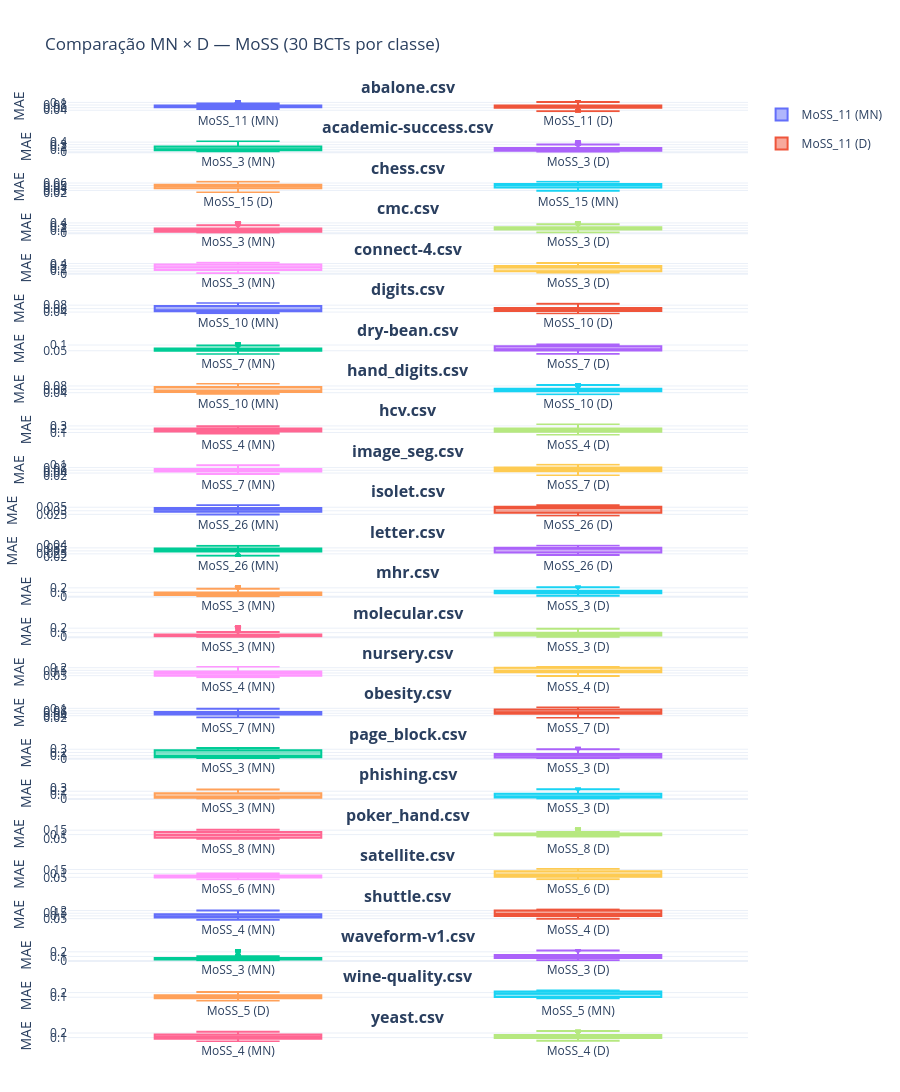

Notebook code for this chart:
### Code cell
import pandas as pd
import plotly.graph_objects as go
from plotly.subplots import make_subplots

# =========================
# 1. Carregar os dados
# =========================
df_mn = pd.read_csv("mn_30_bcts.csv")
df_d  = pd.read_csv("../exp_011/d_30_bcts.csv")

# =========================
# 2. Filtrar apenas MoSS
# =========================
df_mn["modelo"] = df_mn["modelo"].astype(str)
df_d["modelo"]  = df_d["modelo"].astype(str)

df_mn = df_mn[df_mn["modelo"].str.startswith("MoSS_")].copy()
df_d  = df_d[df_d["modelo"].str.startswith("MoSS_")].copy()

df_mn["origem"] = "MN"
df_d["origem"]  = "D"

# =========================
# 3. Unir os dados
# =========================
df = pd.concat([df_mn, df_d], ignore_index=True)

datasets = df["dataset"].unique()
n_datasets = len(datasets)

if n_datasets == 0:
    raise ValueError("Nenhum dataset encontrado após o filtro de MoSS.")

# =========================
# 4. Criar subplots
# =========================
fig = make_subplots(
    rows=n_datasets,
    cols=1,
    subplot_titles=[f"<b>{ds}</b>" for ds in datasets],
    vertical_spacing=0.03
)

# =========================
# 5. Plotar
# =========================
for i, ds in enumerate(datasets, 1):
    df_ds = df[df["dataset"] == ds].copy()

    # Ordem dos MODELOS (melhor → pior)
    ordem_modelos = (
        df_ds.groupby("modelo")["erro"]
        .median()
        .sort_values()
        .index
        .tolist()
    )

    x_order = []

    for modelo in ordem_modelos:
        df_mod = df_ds[df_ds["modelo"] == modelo]

        med_mn = df_mod[df_mod["origem"] == "MN"]["erro"].median()
        med_d  = df_mod[df_mod["origem"] == "D"]["erro"].median()

        # 🔥 decidir quem fica à esquerda
        if med_mn <= med_d:
            origens_ordenadas = ["MN", "D"]
        else:
            origens_ordenadas = ["D", "MN"]

        # registrar ordem no eixo X
        for origem in origens_ordenadas:
            x_order.append(f"{modelo} ({origem})")

            df_plot = df_mod[df_mod["origem"] == origem]
            if df_plot.empty:
                continue

            fig.add_trace(
                go.Box(
                    y=df_plot["erro"],
                    name=f"{modelo} ({origem})",
                    legendgroup=f"{modelo}_{origem}",
                    boxpoints="outliers",
                    showlegend=(i == 1)
                ),
                row=i,
                col=1
            )

    # 🔒 Forçar ordem correta no eixo X
    fig.update_xaxes(
        categoryorder="array",
        categoryarray=x_order,
        row=i,
        col=1
    )


# =========================
# 6. Layout final
# =========================
fig.update_layout(
    height=n_datasets * 450,
    template="plotly_white",
    title_text="Comparação MN × D — MoSS (30 BCTs por classe)",
    margin=dict(t=100, b=50, l=50, r=50),
    showlegend=True
)

fig.update_yaxes(title_text="MAE")
fig.update_xaxes(showgrid=False)

fig.show()

### Figure 1 — Plotly figure (JSON) as saved in the notebook; plotly's stock layout.template omitted (floating-point values rounded to 4 significant figures; data arrays with more than 128 entries replaced by an {"elided": "..."} marker saying what was removed)
{"data": [{"boxpoints": "outliers", "legendgroup": "MoSS_11_MN", "name": "MoSS_11 (MN)", "showlegend": true, "type": "box", "xaxis": "x", "y": {"elided": "300 float values"}, "yaxis": "y"}, {"boxpoints": "outliers", "legendgroup": "MoSS_11_D", "name": "MoSS_11 (D)", "showlegend": true, "type": "box", "xaxis": "x", "y": {"elided": "300 float values"}, "yaxis": "y"}, {"boxpoints": "outliers", "legendgroup": "MoSS_3_MN", "name": "MoSS_3 (MN)", "showlegend": false, "type": "box", "xaxis": "x2", "y": {"elided": "300 float values"}, "yaxis": "y2"}, {"boxpoints": "outliers", "legendgroup": "MoSS_3_D", "name": "MoSS_3 (D)", "showlegend": false, "type": "box", "xaxis": "x2", "y": {"elided": "300 float values"}, "yaxis": "y2"}, {"boxpoints": "outliers", "legendgroup": "MoSS_15_D", "name": "MoSS_15 (D)", "showlegend": false, "type": "box", "xaxis": "x3", "y": {"elided": "300 float values"}, "yaxis": "y3"}, {"boxpoints": "outliers", "legendgroup": "MoSS_15_MN", "name": "MoSS_15 (MN)", "showlegend": false, "type": "box", "xaxis": "x3", "y": {"elided": "300 float values"}, "yaxis": "y3"}, {"boxpoints": "outliers", "legendgroup": "MoSS_3_MN", "name": "MoSS_3 (MN)", "showlegend": false, "type": "box", "xaxis": "x4", "y": {"elided": "300 float values"}, "yaxis": "y4"}, {"boxpoints": "outliers", "legendgroup": "MoSS_3_D", "name": "MoSS_3 (D)", "showlegend": false, "type": "box", "xaxis": "x4", "y": {"elided": "300 float values"}, "yaxis": "y4"}, {"boxpoints": "outliers", "legendgroup": "MoSS_3_MN", "name": "MoSS_3 (MN)", "showlegend": false, "type": "box", "xaxis": "x5", "y": {"elided": "300 float values"}, "yaxis": "y5"}, {"boxpoints": "outliers", "legendgroup": "MoSS_3_D", "name": "MoSS_3 (D)", "showlegend": false, "type": "box", "xaxis": "x5", "y": {"elided": "300 float values"}, "yaxis": "y5"}, {"boxpoints": "outliers", "legendgroup": "MoSS_10_MN", "name": "MoSS_10 (MN)", "showlegend": false, "type": "box", "xaxis": "x6", "y": {"elided": "300 float values"}, "yaxis": "y6"}, {"boxpoints": "outliers", "legendgroup": "MoSS_10_D", "name": "MoSS_10 (D)", "showlegend": false, "type": "box", "xaxis": "x6", "y": {"elided": "300 float values"}, "yaxis": "y6"}, {"boxpoints": "outliers", "legendgroup": "MoSS_7_MN", "name": "MoSS_7 (MN)", "showlegend": false, "type": "box", "xaxis": "x7", "y": {"elided": "300 float values"}, "yaxis": "y7"}, {"boxpoints": "outliers", "legendgroup": "MoSS_7_D", "name": "MoSS_7 (D)", "showlegend": false, "type": "box", "xaxis": "x7", "y": {"elided": "300 float values"}, "yaxis": "y7"}, {"boxpoints": "outliers", "legendgroup": "MoSS_10_MN", "name": "MoSS_10 (MN)", "showlegend": false, "type": "box", "xaxis": "x8", "y": {"elided": "300 float values"}, "yaxis": "y8"}, {"boxpoints": "outliers", "legendgroup": "MoSS_10_D", "name": "MoSS_10 (D)", "showlegend": false, "type": "box", "xaxis": "x8", "y": {"elided": "300 float values"}, "yaxis": "y8"}, {"boxpoints": "outliers", "legendgroup": "MoSS_4_MN", "name": "MoSS_4 (MN)", "showlegend": false, "type": "box", "xaxis": "x9", "y": {"elided": "300 float values"}, "yaxis": "y9"}, {"boxpoints": "outliers", "legendgroup": "MoSS_4_D", "name": "MoSS_4 (D)", "showlegend": false, "type": "box", "xaxis": "x9", "y": {"elided": "300 float values"}, "yaxis": "y9"}, {"boxpoints": "outliers", "legendgroup": "MoSS_7_MN", "name": "MoSS_7 (MN)", "showlegend": false, "type": "box", "xaxis": "x10", "y": {"elided": "300 float values"}, "yaxis": "y10"}, {"boxpoints": "outliers", "legendgroup": "MoSS_7_D", "name": "MoSS_7 (D)", "showlegend": false, "type": "box", "xaxis": "x10", "y": {"elided": "300 float values"}, "yaxis": "y10"}, {"boxpoints": "outliers", "legendgroup": "MoSS_26_MN", "name": "MoSS_26 (MN)", "showlegend": false, "type": "box", "xaxis": "x11", "y": {"elided": "300 float values"}, "yaxis": "y11"}, {"boxpoints": "outliers", "legendgroup": "MoSS_26_D", "name": "MoSS_26 (D)", "showlegend": false, "type": "box", "xaxis": "x11", "y": {"elided": "300 float values"}, "yaxis": "y11"}, {"boxpoints": "outliers", "legendgroup": "MoSS_26_MN", "name": "MoSS_26 (MN)", "showlegend": false, "type": "box", "xaxis": "x12", "y": {"elided": "300 float values"}, "yaxis": "y12"}, {"boxpoints": "outliers", "legendgroup": "MoSS_26_D", "name": "MoSS_26 (D)", "showlegend": false, "type": "box", "xaxis": "x12", "y": {"elided": "300 float values"}, "yaxis": "y12"}, {"boxpoints": "outliers", "legendgroup": "MoSS_3_MN", "name": "MoSS_3 (MN)", "showlegend": false, "type": "box", "xaxis": "x13", "y": {"elided": "300 float values"}, "yaxis": "y13"}, {"boxpoints": "outliers", "legendgroup": "MoSS_3_D", "name": "MoSS_3 (D)", "showlegend": false, "type": "box", "xaxis": "x13", "y": {"elided": "300 float values"}, "yaxis": "y13"}, {"boxpoints": "outliers", "legendgroup": "MoSS_3_MN", "name": "MoSS_3 (MN)", "showlegend": false, "type": "box", "xaxis": "x14", "y": {"elided": "300 float values"}, "yaxis": "y14"}, {"boxpoints": "outliers", "legendgroup": "MoSS_3_D", "name": "MoSS_3 (D)", "showlegend": false, "type": "box", "xaxis": "x14", "y": {"elided": "300 float values"}, "yaxis": "y14"}, {"boxpoints": "outliers", "legendgroup": "MoSS_4_MN", "name": "MoSS_4 (MN)", "showlegend": false, "type": "box", "xaxis": "x15", "y": {"elided": "300 float values"}, "yaxis": "y15"}, {"boxpoints": "outliers", "legendgroup": "MoSS_4_D", "name": "MoSS_4 (D)", "showlegend": false, "type": "box", "xaxis": "x15", "y": {"elided": "300 float values"}, "yaxis": "y15"}, {"boxpoints": "outliers", "legendgroup": "MoSS_7_MN", "name": "MoSS_7 (MN)", "showlegend": false, "type": "box", "xaxis": "x16", "y": {"elided": "300 float values"}, "yaxis": "y16"}, {"boxpoints": "outliers", "legendgroup": "MoSS_7_D", "name": "MoSS_7 (D)", "showlegend": false, "type": "box", "xaxis": "x16", "y": {"elided": "300 float values"}, "yaxis": "y16"}, {"boxpoints": "outliers", "legendgroup": "MoSS_3_MN", "name": "MoSS_3 (MN)", "showlegend": false, "type": "box", "xaxis": "x17", "y": {"elided": "300 float values"}, "yaxis": "y17"}, {"boxpoints": "outliers", "legendgroup": "MoSS_3_D", "name": "MoSS_3 (D)", "showlegend": false, "type": "box", "xaxis": "x17", "y": {"elided": "300 float values"}, "yaxis": "y17"}, {"boxpoints": "outliers", "legendgroup": "MoSS_3_MN", "name": "MoSS_3 (MN)", "showlegend": false, "type": "box", "xaxis": "x18", "y": {"elided": "300 float values"}, "yaxis": "y18"}, {"boxpoints": "outliers", "legendgroup": "MoSS_3_D", "name": "MoSS_3 (D)", "showlegend": false, "type": "box", "xaxis": "x18", "y": {"elided": "300 float values"}, "yaxis": "y18"}, {"boxpoints": "outliers", "legendgroup": "MoSS_8_MN", "name": "MoSS_8 (MN)", "showlegend": false, "type": "box", "xaxis": "x19", "y": {"elided": "300 float values"}, "yaxis": "y19"}, {"boxpoints": "outliers", "legendgroup": "MoSS_8_D", "name": "MoSS_8 (D)", "showlegend": false, "type": "box", "xaxis": "x19", "y": {"elided": "300 float values"}, "yaxis": "y19"}, {"boxpoints": "outliers", "legendgroup": "MoSS_6_MN", "name": "MoSS_6 (MN)", "showlegend": false, "type": "box", "xaxis": "x20", "y": {"elided": "300 float values"}, "yaxis": "y20"}, {"boxpoints": "outliers", "legendgroup": "MoSS_6_D", "name": "MoSS_6 (D)", "showlegend": false, "type": "box", "xaxis": "x20", "y": {"elided": "300 float values"}, "yaxis": "y20"}, {"boxpoints": "outliers", "legendgroup": "MoSS_4_MN", "name": "MoSS_4 (MN)", "showlegend": false, "type": "box", "xaxis": "x21", "y": {"elided": "300 float values"}, "yaxis": "y21"}, {"boxpoints": "outliers", "legendgroup": "MoSS_4_D", "name": "MoSS_4 (D)", "showlegend": false, "type": "box", "xaxis": "x21", "y": {"elided": "300 float values"}, "yaxis": "y21"}, {"boxpoints": "outliers", "legendgroup": "MoSS_3_MN", "name": "MoSS_3 (MN)", "showlegend": false, "type": "box", "xaxis": "x22", "y": {"elided": "300 float values"}, "yaxis": "y22"}, {"boxpoints": "outliers", "legendgroup": "MoSS_3_D", "name": "MoSS_3 (D)", "showlegend": false, "type": "box", "xaxis": "x22", "y": {"elided": "300 float values"}, "yaxis": "y22"}, {"boxpoints": "outliers", "legendgroup": "MoSS_5_D", "name": "MoSS_5 (D)", "showlegend": false, "type": "box", "xaxis": "x23", "y": {"elided": "300 float values"}, "yaxis": "y23"}, {"boxpoints": "outliers", "legendgroup": "MoSS_5_MN", "name": "MoSS_5 (MN)", "showlegend": false, "type": "box", "xaxis": "x23", "y": {"elided": "300 float values"}, "yaxis": "y23"}, {"boxpoints": "outliers", "legendgroup": "MoSS_4_MN", "name": "MoSS_4 (MN)", "showlegend": false, "type": "box", "xaxis": "x24", "y": {"elided": "300 float values"}, "yaxis": "y24"}, {"boxpoints": "outliers", "legendgroup": "MoSS_4_D", "name": "MoSS_4 (D)", "showlegend": false, "type": "box", "xaxis": "x24", "y": {"elided": "300 float values"}, "yaxis": "y24"}], "layout": {"annotations": [{"font": {"size": 16}, "showarrow": false, "text": "<b>abalone.csv</b>", "x": 0.5, "xanchor": "center", "xref": "paper", "y": 1, "yanchor": "bottom", "yref": "paper"}, {"font": {"size": 16}, "showarrow": false, "text": "<b>academic-success.csv</b>", "x": 0.5, "xanchor": "center", "xref": "paper", "y": 0.9571, "yanchor": "bottom", "yref": "paper"}, {"font": {"size": 16}, "showarrow": false, "text": "<b>chess.csv</b>", "x": 0.5, "xanchor": "center", "xref": "paper", "y": 0.9142, "yanchor": "bottom", "yref": "paper"}, {"font": {"size": 16}, "showarrow": false, "text": "<b>cmc.csv</b>", "x": 0.5, "xanchor": "center", "xref": "paper", "y": 0.8713, "yanchor": "bottom", "yref": "paper"}, {"font": {"size": 16}, "showarrow": false, "text": "<b>connect-4.csv</b>", "x": 0.5, "xanchor": "center", "xref": "paper", "y": 0.8283, "yanchor": "bottom", "yref": "paper"}, {"font": {"size": 16}, "showarrow": false, "text": "<b>digits.csv</b>", "x": 0.5, "xanchor": "center", "xref": "paper", "y": 0.7854, "yanchor": "bottom", "yref": "paper"}, {"font": {"size": 16}, "showarrow": false, "text": "<b>dry-bean.csv</b>", "x": 0.5, "xanchor": "center", "xref": "paper", "y": 0.7425, "yanchor": "bottom", "yref": "paper"}, {"font": {"size": 16}, "showarrow": false, "text": "<b>hand_digits.csv</b>", "x": 0.5, "xanchor": "center", "xref": "paper", "y": 0.6996, "yanchor": "bottom", "yref": "paper"}, {"font": {"size": 16}, "showarrow": false, "text": "<b>hcv.csv</b>", "x": 0.5, "xanchor": "center", "xref": "paper", "y": 0.6567, "yanchor": "bottom", "yref": "paper"}, {"font": {"size": 16}, "showarrow": false, "text": "<b>image_seg.csv</b>", "x": 0.5, "xanchor": "center", "xref": "paper", "y": 0.6138, "yanchor": "bottom", "yref": "paper"}, {"font": {"size": 16}, "showarrow": false, "text": "<b>isolet.csv</b>", "x": 0.5, "xanchor": "center", "xref": "paper", "y": 0.5708, "yanchor": "bottom", "yref": "paper"}, {"font": {"size": 16}, "showarrow": false, "text": "<b>letter.csv</b>", "x": 0.5, "xanchor": "center", "xref": "paper", "y": 0.5279, "yanchor": "bottom", "yref": "paper"}, {"font": {"size": 16}, "showarrow": false, "text": "<b>mhr.csv</b>", "x": 0.5, "xanchor": "center", "xref": "paper", "y": 0.485, "yanchor": "bottom", "yref": "paper"}, {"font": {"size": 16}, "showarrow": false, "text": "<b>molecular.csv</b>", "x": 0.5, "xanchor": "center", "xref": "paper", "y": 0.4421, "yanchor": "bottom", "yref": "paper"}, {"font": {"size": 16}, "showarrow": false, "text": "<b>nursery.csv</b>", "x": 0.5, "xanchor": "center", "xref": "paper", "y": 0.3992, "yanchor": "bottom", "yref": "paper"}, {"font": {"size": 16}, "showarrow": false, "text": "<b>obesity.csv</b>", "x": 0.5, "xanchor": "center", "xref": "paper", "y": 0.3563, "yanchor": "bottom", "yref": "paper"}, {"font": {"size": 16}, "showarrow": false, "text": "<b>page_block.csv</b>", "x": 0.5, "xanchor": "center", "xref": "paper", "y": 0.3133, "yanchor": "bottom", "yref": "paper"}, {"font": {"size": 16}, "showarrow": false, "text": "<b>phishing.csv</b>", "x": 0.5, "xanchor": "center", "xref": "paper", "y": 0.2704, "yanchor": "bottom", "yref": "paper"}, {"font": {"size": 16}, "showarrow": false, "text": "<b>poker_hand.csv</b>", "x": 0.5, "xanchor": "center", "xref": "paper", "y": 0.2275, "yanchor": "bottom", "yref": "paper"}, {"font": {"size": 16}, "showarrow": false, "text": "<b>satellite.csv</b>", "x": 0.5, "xanchor": "center", "xref": "paper", "y": 0.1846, "yanchor": "bottom", "yref": "paper"}, {"font": {"size": 16}, "showarrow": false, "text": "<b>shuttle.csv</b>", "x": 0.5, "xanchor": "center", "xref": "paper", "y": 0.1417, "yanchor": "bottom", "yref": "paper"}, {"font": {"size": 16}, "showarrow": false, "text": "<b>waveform-v1.csv</b>", "x": 0.5, "xanchor": "center", "xref": "paper", "y": 0.09875, "yanchor": "bottom", "yref": "paper"}, {"font": {"size": 16}, "showarrow": false, "text": "<b>wine-quality.csv</b>", "x": 0.5, "xanchor": "center", "xref": "paper", "y": 0.05583, "yanchor": "bottom", "yref": "paper"}, {"font": {"size": 16}, "showarrow": false, "text": "<b>yeast.csv</b>", "x": 0.5, "xanchor": "center", "xref": "paper", "y": 0.01292, "yanchor": "bottom", "yref": "paper"}], "height": 10800, "margin": {"b": 50, "l": 50, "r": 50, "t": 100}, "showlegend": true, "title": {"text": "Comparação MN × D — MoSS (30 BCTs por classe)"}, "xaxis": {"anchor": "y", "categoryarray": ["MoSS_11 (MN)", "MoSS_11 (D)"], "categoryorder": "array", "domain": [0, 1], "showgrid": false}, "xaxis10": {"anchor": "y10", "categoryarray": ["MoSS_7 (MN)", "MoSS_7 (D)"], "categoryorder": "array", "domain": [0, 1], "showgrid": false}, "xaxis11": {"anchor": "y11", "categoryarray": ["MoSS_26 (MN)", "MoSS_26 (D)"], "categoryorder": "array", "domain": [0, 1], "showgrid": false}, "xaxis12": {"anchor": "y12", "categoryarray": ["MoSS_26 (MN)", "MoSS_26 (D)"], "categoryorder": "array", "domain": [0, 1], "showgrid": false}, "xaxis13": {"anchor": "y13", "categoryarray": ["MoSS_3 (MN)", "MoSS_3 (D)"], "categoryorder": "array", "domain": [0, 1], "showgrid": false}, "xaxis14": {"anchor": "y14", "categoryarray": ["MoSS_3 (MN)", "MoSS_3 (D)"], "categoryorder": "array", "domain": [0, 1], "showgrid": false}, "xaxis15": {"anchor": "y15", "categoryarray": ["MoSS_4 (MN)", "MoSS_4 (D)"], "categoryorder": "array", "domain": [0, 1], "showgrid": false}, "xaxis16": {"anchor": "y16", "categoryarray": ["MoSS_7 (MN)", "MoSS_7 (D)"], "categoryorder": "array", "domain": [0, 1], "showgrid": false}, "xaxis17": {"anchor": "y17", "categoryarray": ["MoSS_3 (MN)", "MoSS_3 (D)"], "categoryorder": "array", "domain": [0, 1], "showgrid": false}, "xaxis18": {"anchor": "y18", "categoryarray": ["MoSS_3 (MN)", "MoSS_3 (D)"], "categoryorder": "array", "domain": [0, 1], "showgrid": false}, "xaxis19": {"anchor": "y19", "categoryarray": ["MoSS_8 (MN)", "MoSS_8 (D)"], "categoryorder": "array", "domain": [0, 1], "showgrid": false}, "xaxis2": {"anchor": "y2", "categoryarray": ["MoSS_3 (MN)", "MoSS_3 (D)"], "categoryorder": "array", "domain": [0, 1], "showgrid": false}, "xaxis20": {"anchor": "y20", "categoryarray": ["MoSS_6 (MN)", "MoSS_6 (D)"], "categoryorder": "array", "domain": [0, 1], "showgrid": false}, "xaxis21": {"anchor": "y21", "categoryarray": ["MoSS_4 (MN)", "MoSS_4 (D)"], "categoryorder": "array", "domain": [0, 1], "showgrid": false}, "xaxis22": {"anchor": "y22", "categoryarray": ["MoSS_3 (MN)", "MoSS_3 (D)"], "categoryorder": "array", "domain": [0, 1], "showgrid": false}, "xaxis23": {"anchor": "y23", "categoryarray": ["MoSS_5 (D)", "MoSS_5 (MN)"], "categoryorder": "array", "domain": [0, 1], "showgrid": false}, "xaxis24": {"anchor": "y24", "categoryarray": ["MoSS_4 (MN)", "MoSS_4 (D)"], "categoryorder": "array", "domain": [0, 1], "showgrid": false}, "xaxis3": {"anchor": "y3", "categoryarray": ["MoSS_15 (D)", "MoSS_15 (MN)"], "categoryorder": "array", "domain": [0, 1], "showgrid": false}, "xaxis4": {"anchor": "y4", "categoryarray": ["MoSS_3 (MN)", "MoSS_3 (D)"], "categoryorder": "array", "domain": [0, 1], "showgrid": false}, "xaxis5": {"anchor": "y5", "categoryarray": ["MoSS_3 (MN)", "MoSS_3 (D)"], "categoryorder": "array", "domain": [0, 1], "showgrid": false}, "xaxis6": {"anchor": "y6", "categoryarray": ["MoSS_10 (MN)", "MoSS_10 (D)"], "categoryorder": "array", "domain": [0, 1], "showgrid": false}, "xaxis7": {"anchor": "y7", "categoryarray": ["MoSS_7 (MN)", "MoSS_7 (D)"], "categoryorder": "array", "domain": [0, 1], "showgrid": false}, "xaxis8": {"anchor": "y8", "categoryarray": ["MoSS_10 (MN)", "MoSS_10 (D)"], "categoryorder": "array", "domain": [0, 1], "showgrid": false}, "xaxis9": {"anchor": "y9", "categoryarray": ["MoSS_4 (MN)", "MoSS_4 (D)"], "categoryorder": "array", "domain": [0, 1], "showgrid": false}, "yaxis": {"anchor": "x", "domain": [0.9871, 1], "title": {"text": "MAE"}}, "yaxis10": {"anchor": "x10", "domain": [0.6008, 0.6138], "title": {"text": "MAE"}}, "yaxis11": {"anchor": "x11", "domain": [0.5579, 0.5708], "title": {"text": "MAE"}}, "yaxis12": {"anchor": "x12", "domain": [0.515, 0.5279], "title": {"text": "MAE"}}, "yaxis13": {"anchor": "x13", "domain": [0.4721, 0.485], "title": {"text": "MAE"}}, "yaxis14": {"anchor": "x14", "domain": [0.4292, 0.4421], "title": {"text": "MAE"}}, "yaxis15": {"anchor": "x15", "domain": [0.3863, 0.3992], "title": {"text": "MAE"}}, "yaxis16": {"anchor": "x16", "domain": [0.3433, 0.3563], "title": {"text": "MAE"}}, "yaxis17": {"anchor": "x17", "domain": [0.3004, 0.3133], "title": {"text": "MAE"}}, "yaxis18": {"anchor": "x18", "domain": [0.2575, 0.2704], "title": {"text": "MAE"}}, "yaxis19": {"anchor": "x19", "domain": [0.2146, 0.2275], "title": {"text": "MAE"}}, "yaxis2": {"anchor": "x2", "domain": [0.9442, 0.9571], "title": {"text": "MAE"}}, "yaxis20": {"anchor": "x20", "domain": [0.1717, 0.1846], "title": {"text": "MAE"}}, "yaxis21": {"anchor": "x21", "domain": [0.1288, 0.1417], "title": {"text": "MAE"}}, "yaxis22": {"anchor": "x22", "domain": [0.08583, 0.09875], "title": {"text": "MAE"}}, "yaxis23": {"anchor": "x23", "domain": [0.04292, 0.05583], "title": {"text": "MAE"}}, "yaxis24": {"anchor": "x24", "domain": [0, 0.01292], "title": {"text": "MAE"}}, "yaxis3": {"anchor": "x3", "domain": [0.9013, 0.9142], "title": {"text": "MAE"}}, "yaxis4": {"anchor": "x4", "domain": [0.8583, 0.8713], "title": {"text": "MAE"}}, "yaxis5": {"anchor": "x5", "domain": [0.8154, 0.8283], "title": {"text": "MAE"}}, "yaxis6": {"anchor": "x6", "domain": [0.7725, 0.7854], "title": {"text": "MAE"}}, "yaxis7": {"anchor": "x7", "domain": [0.7296, 0.7425], "title": {"text": "MAE"}}, "yaxis8": {"anchor": "x8", "domain": [0.6867, 0.6996], "title": {"text": "MAE"}}, "yaxis9": {"anchor": "x9", "domain": [0.6438, 0.6567], "title": {"text": "MAE"}}}}
